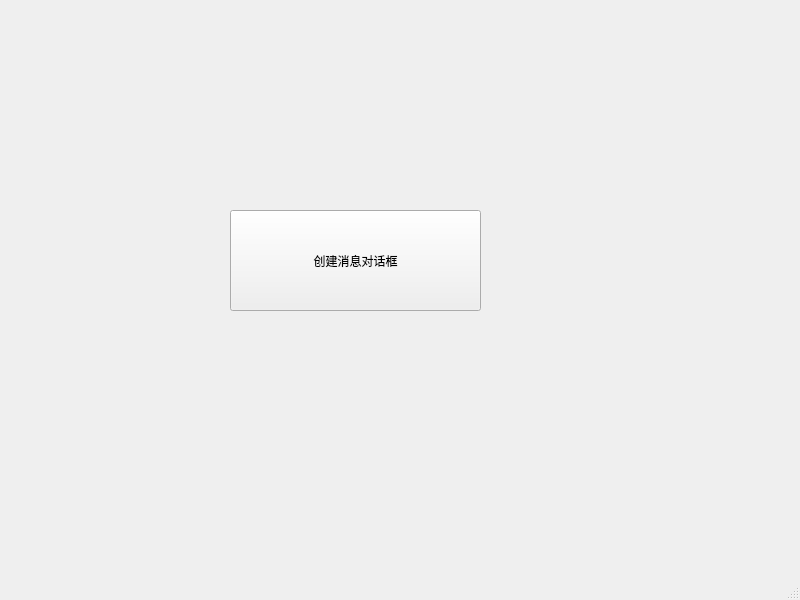
<?xml version="1.0" encoding="UTF-8"?>
<ui version="4.0">
 <class>MainWindow</class>
 <widget class="QMainWindow" name="MainWindow">
  <property name="geometry">
   <rect>
    <x>0</x>
    <y>0</y>
    <width>800</width>
    <height>600</height>
   </rect>
  </property>
  <property name="windowTitle">
   <string>MainWindow</string>
  </property>
  <widget class="QWidget" name="centralwidget">
   <widget class="QPushButton" name="pushButton">
    <property name="geometry">
     <rect>
      <x>230</x>
      <y>210</y>
      <width>251</width>
      <height>101</height>
     </rect>
    </property>
    <property name="text">
     <string>创建消息对话框</string>
    </property>
   </widget>
  </widget>
  <widget class="QMenuBar" name="menubar">
   <property name="geometry">
    <rect>
     <x>0</x>
     <y>0</y>
     <width>800</width>
     <height>21</height>
    </rect>
   </property>
  </widget>
  <widget class="QStatusBar" name="statusbar"/>
 </widget>
 <resources/>
 <connections/>
</ui>
